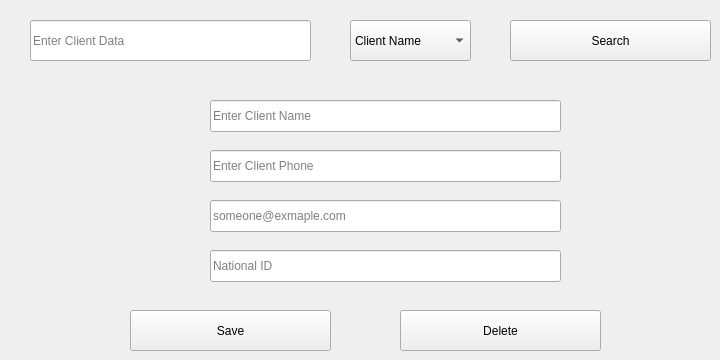
      <widget class="QWidget" name="tab_13">
       <attribute name="title">
        <string>Edit || Remove Client</string>
       </attribute>
       <widget class="QLineEdit" name="lineEdit_17">
        <property name="geometry">
         <rect>
          <x>30</x>
          <y>20</y>
          <width>281</width>
          <height>41</height>
         </rect>
        </property>
        <property name="placeholderText">
         <string>Enter Client Data</string>
        </property>
       </widget>
       <widget class="QPushButton" name="pushButton_16">
        <property name="geometry">
         <rect>
          <x>510</x>
          <y>20</y>
          <width>201</width>
          <height>41</height>
         </rect>
        </property>
        <property name="text">
         <string>Search</string>
        </property>
        <property name="icon">
         <iconset>
          <normaloff>icons/search.png</normaloff>icons/search.png</iconset>
        </property>
        <property name="iconSize">
         <size>
          <width>25</width>
          <height>25</height>
         </size>
        </property>
       </widget>
       <widget class="QComboBox" name="comboBox_8">
        <property name="geometry">
         <rect>
          <x>350</x>
          <y>20</y>
          <width>121</width>
          <height>41</height>
         </rect>
        </property>
        <item>
         <property name="text">
          <string>Client Name</string>
         </property>
        </item>
        <item>
         <property name="text">
          <string>Client Phone</string>
         </property>
        </item>
        <item>
         <property name="text">
          <string>Client email</string>
         </property>
        </item>
        <item>
         <property name="text">
          <string>Client National ID</string>
         </property>
        </item>
       </widget>
       <widget class="QLineEdit" name="lineEdit_25">
        <property name="geometry">
         <rect>
          <x>210</x>
          <y>150</y>
          <width>351</width>
          <height>32</height>
         </rect>
        </property>
        <property name="placeholderText">
         <string>Enter Client Phone</string>
        </property>
       </widget>
       <widget class="QLineEdit" name="lineEdit_26">
        <property name="geometry">
         <rect>
          <x>210</x>
          <y>200</y>
          <width>351</width>
          <height>32</height>
         </rect>
        </property>
        <property name="placeholderText">
         <string>someone@exmaple.com</string>
        </property>
       </widget>
       <widget class="QLineEdit" name="lineEdit_27">
        <property name="geometry">
         <rect>
          <x>210</x>
          <y>250</y>
          <width>351</width>
          <height>32</height>
         </rect>
        </property>
        <property name="placeholderText">
         <string>National ID</string>
        </property>
       </widget>
       <widget class="QPushButton" name="pushButton_20">
        <property name="geometry">
         <rect>
          <x>130</x>
          <y>310</y>
          <width>201</width>
          <height>41</height>
         </rect>
        </property>
        <property name="text">
         <string>Save</string>
        </property>
        <property name="icon">
         <iconset>
          <normaloff>icons/save.png</normaloff>icons/save.png</iconset>
        </property>
        <property name="iconSize">
         <size>
          <width>25</width>
          <height>25</height>
         </size>
        </property>
       </widget>
       <widget class="QLineEdit" name="lineEdit_28">
        <property name="geometry">
         <rect>
          <x>210</x>
          <y>100</y>
          <width>351</width>
          <height>32</height>
         </rect>
        </property>
        <property name="placeholderText">
         <string>Enter Client Name</string>
        </property>
       </widget>
       <widget class="QPushButton" name="pushButton_21">
        <property name="geometry">
         <rect>
          <x>400</x>
          <y>310</y>
          <width>201</width>
          <height>41</height>
         </rect>
        </property>
        <property name="text">
         <string>Delete</string>
        </property>
        <property name="icon">
         <iconset>
          <normaloff>icons/delete.png</normaloff>icons/delete.png</iconset>
        </property>
        <property name="iconSize">
         <size>
          <width>25</width>
          <height>25</height>
         </size>
        </property>
       </widget>
      </widget>
